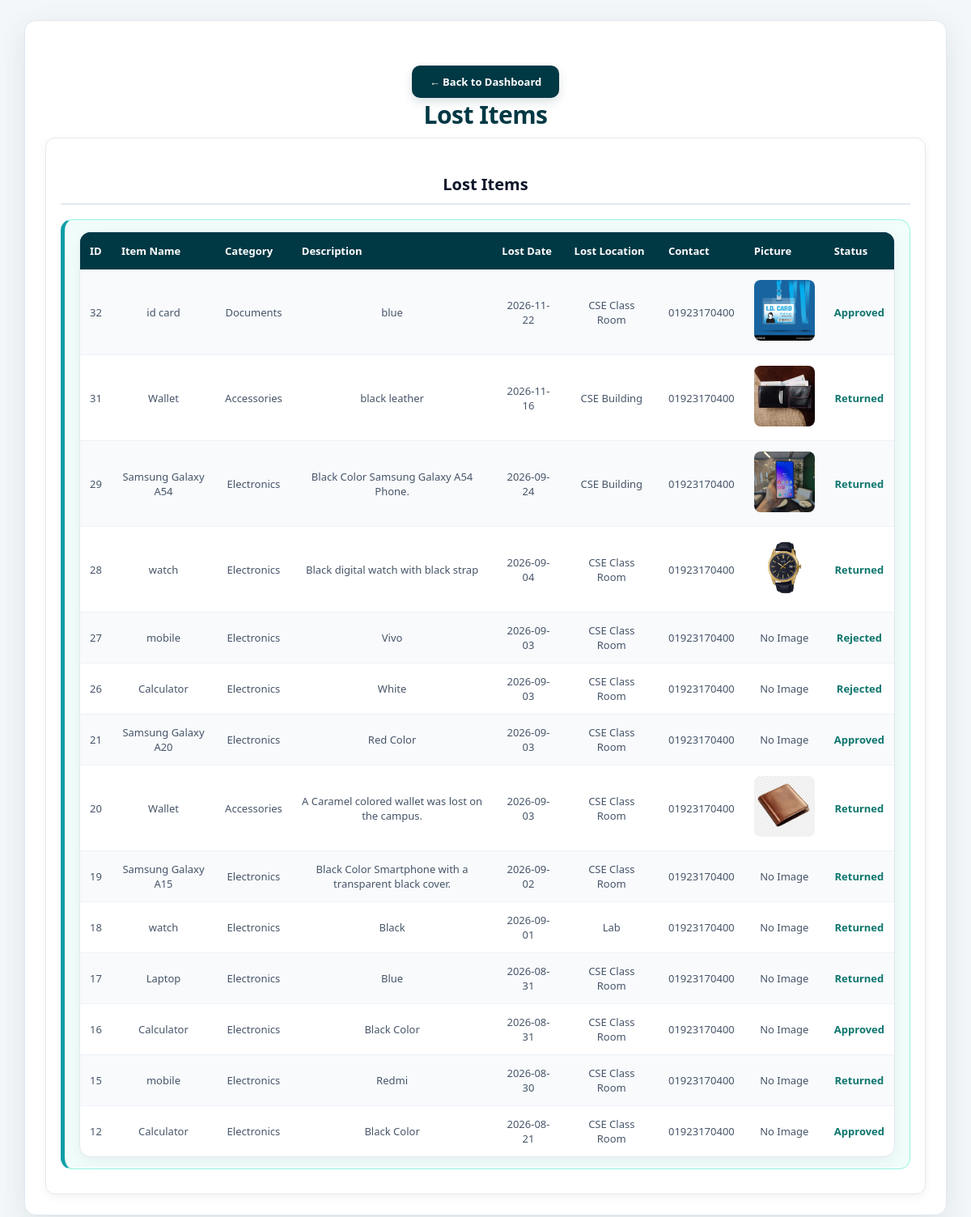
The app's page /view-items.php?type=lost (signed in) with its own data.
### tables this page shows
CREATE TABLE lost_items (
    lost_id INTEGER PRIMARY KEY AUTOINCREMENT,
    user_id INT NOT NULL REFERENCES users(user_id) ON DELETE CASCADE,
    item_name VARCHAR(100) NOT NULL,
    category VARCHAR(50) NOT NULL,
    lost_date DATE NOT NULL,
    lost_location VARCHAR(150) NOT NULL,
    contact_information VARCHAR(100) NOT NULL,
    secret_information VARCHAR(255) NOT NULL,
    status VARCHAR(20) NOT NULL DEFAULT 'Pending',
    created_at DATETIME DEFAULT CURRENT_TIMESTAMP,
    description TEXT,
    item_image VARCHAR(255) DEFAULT NULL
);

### db.php (called while the page is built, shortened)
<?php
function isLocalRequest(): bool
{
    $host = strtolower($_SERVER['HTTP_HOST'] ?? '');
    $host = explode(':', $host)[0];
    return in_array($host, ['localhost', '127.0.0.1', '::1'], true);
}
class PdoAdapterResult
{
    private array $rows;
    private int $cursor = 0;
    public int $num_rows = 0;
    public function __construct(array $rows)
    {
        $this->rows = $rows;
        $this->num_rows = count($rows);
    }
    public function fetch_assoc(): ?array
    {
        if ($this->cursor < $this->num_rows) {
            return $this->rows[$this->cursor++];
        }
        return null;
    }
}
class PdoAdapterConnection
{
    private PDO $pdo;
    public function __construct(PDO $pdo)
    {
        $this->pdo = $pdo;
    }
    private function sanitizeSql(string $sql): string
    {
        return str_replace('`', '', $sql);
    }
    public function query(string $sql): PdoAdapterResult|bool
    {
        try {
            $cleanSql = $this->sanitizeSql($sql);
            $stmt = $this->pdo->query($cleanSql);
            if ($stmt && $stmt->columnCount() > 0) {
                return new PdoAdapterResult($stmt->fetchAll(PDO::FETCH_ASSOC));
            }
            return true;
        } catch (PDOException $e) {
            $this->error = $e->getMessage();
            error_log("PDO query error: " . $e->getMessage());
            return false;
        }
    }
}
$dbConfig = require __DIR__ . '/config.php';
$driver = getenv('DB_DRIVER') ?: ($dbConfig['driver'] ?? 'auto');
$sqliteFile = $dbConfig['sqlite']['path'] ?? (__DIR__ . '/campus_lost_found.db');
if ($driver === 'auto') {
    $driver = (!isLocalRequest() || !file_exists($sqliteFile)) ? 'supabase' : 'sqlite';
}
if ($driver === 'sqlite') {
    try {
        $pdo = new PDO("sqlite:" . $sqliteFile, null, null, [
            PDO::ATTR_ERRMODE => PDO::ERRMODE_EXCEPTION,
            PDO::ATTR_DEFAULT_FETCH_MODE => PDO::FETCH_ASSOC,
        ]);
        $conn = new PdoAdapterConnection($pdo);
    } catch (PDOException $e) {
        error_log("SQLite connection failed: " . $e->getMessage() . " - falling back to Supabase");
        $driver = 'supabase';
    }
}

### view-items.php (the view, shortened to what this page needs)
<?php
include "db.php";
$type = $_GET['type'] ?? 'all';
$lost_result = null;
if ($type === 'lost' || $type === 'all') {
    $lost_sql = "
        SELECT *
        FROM lost_items
        ORDER BY lost_id DESC
    ";
    $lost_result = $conn->query($lost_sql);
}
?>
<!DOCTYPE html>
<html lang="en">
<head>
<link rel="stylesheet" href="css/style.css">
</head>
<body>
<div class="container">
<a href="dashboard.php" class="back-button">
    &#8592; Back to Dashboard
</a>
<h1 class="page-title">
<?php
if ($type === 'lost') {
    echo "Lost Items";
} elseif ($type === 'found') {
    echo "Found Items";
} else {
    echo "View All Items";
}
?>
</h1>
<div class="items-grid <?php echo ($type !== 'all') ? 'single-section' : ''; ?>">
<?php if ($type === 'lost' || $type === 'all'): ?>
<div class="section-card">
<h2 class="section-title">Lost Items</h2>
<div class="table-wrapper">
<table class="items-table">
<tr>
    <th>ID</th>
    <th>Item Name</th>
    <th>Category</th>
    <th>Description</th>
    <th>Lost Date</th>
    <th>Lost Location</th>
    <th>Contact</th>
    <th>Picture</th>
    <th>Status</th>
</tr>
<?php
if ($lost_result && $lost_result->num_rows > 0) {
    while ($row = $lost_result->fetch_assoc()) {
        $lost_id = (int)$row['lost_id'];
        echo "<tr
            class='clickable-row'
            onclick=\"window.location='item-details.php?id=$lost_id&type=lost&from=items'\"
        >";
        echo "<td>" .
            htmlspecialchars($row['lost_id']) .
            "</td>";
        echo "<td>" .
            htmlspecialchars($row['item_name']) .
            "</td>";
        echo "<td>" .
            htmlspecialchars($row['category']) .
            "</td>";
        echo "<td>" .
            htmlspecialchars($row['description']) .
            "</td>";
        echo "<td>" .
            htmlspecialchars($row['lost_date']) .
            "</td>";
        echo "<td>" .
            htmlspecialchars($row['lost_location']) .
            "</td>";
        echo "<td>" .
            htmlspecialchars($row['contact_information']) .
            "</td>";
        echo "<td>";
        if (
            !empty($row['item_image']) &&
            file_exists($row['item_image'])
        ) {
            echo "<img
                src='" . htmlspecialchars($row['item_image']) . "'
                class='item-picture'
                onclick='event.stopPropagation(); showImage(this.src);'
                alt='Item Picture'
            >";
        } else {
            echo "No Image";
        }
        echo "</td>";
        echo "<td>" .
            htmlspecialchars($row['status']) .
            "</td>";
        echo "</tr>";
    }
} else {
    echo "<tr>
        <td colspan='9'>No Lost Items Found</td>
    </tr>";
}
?>
</table>
</div>
</div>
<?php endif; ?>
</div>
</div>
</body>
</html>

### css/style.css (style rules this page uses)
.container { width: 90%; max-width: 420px; margin: 60px auto; padding: 35px 32px; background: #ffffff; border-radius: 20px; border: 1px solid #e2e8f0; box-shadow: 0 15px 40px rgba(15, 23, 42, 0.10); text-align: center; }
.container h1 { margin: 0 0 28px; color: #003844; font-size: 28px; font-weight: 800; letter-spacing: -0.5px; }
.container a { display: inline-block; color: #0f8f9a; font-size: 14px; font-weight: 700; text-decoration: none; transition: all 0.2s ease; }
.container { width: 92%; max-width: 1200px; margin: 40px auto; padding: 35px; background: #ffffff; border-radius: 20px; box-shadow: 0 10px 35px rgba(0, 56, 68, 0.10); box-sizing: border-box; }
.container > h1 { text-align: center; color: #003844; font-size: 30px; font-weight: 800; margin-bottom: 35px; letter-spacing: -0.5px; }
.container table { width: 100%; border-collapse: separate; border-spacing: 0; background: #ffffff; border: 1px solid #e2e8f0; border-radius: 14px; overflow: hidden; box-shadow: 0 5px 18px rgba(15, 23, 42, 0.05); }
.container table tr:first-child { background: #003844; }
.container table th { padding: 14px 12px; color: #ffffff; font-size: 13px; font-weight: 700; text-align: left; white-space: nowrap; border: none; }
.container table td { padding: 13px 12px; color: #475569; font-size: 13px; font-weight: 500; border: none; border-bottom: 1px solid #eef2f7; vertical-align: middle; }
.container table tr:nth-child(even):not(:first-child) { background: #f8fafc; }
.container table tr:last-child td { border-bottom: none; }
.container table td:last-child { font-weight: 700; }
.container table td:last-child { color: #0f766e; }
.container > a { display: block; width: fit-content; margin: 30px auto 0; padding: 11px 22px; background: #003844; color: #ffffff; text-decoration: none; border-radius: 10px; font-size: 13px; font-weight: 700; transition: all 0.25s ease; box-shadow: 0 5px 12px rgba(0, 56, 68, 0.15); }
body { background: #f1f5f9; font-family: "Segoe UI", Arial, sans-serif; color: #1e293b; }
.container { width: 92%; max-width: 1100px; margin: 45px auto; background: #ffffff; padding: 35px; border-radius: 20px; box-shadow: 0 10px 35px rgba(0, 56, 68, 0.10); border: 1px solid #e2e8f0; }
.container h1 { margin: 0 0 8px; color: #003844; font-size: 30px; font-weight: 800; letter-spacing: -0.5px; }
.container h2 { margin-top: 25px; margin-bottom: 18px; color: #0f172a; font-size: 20px; font-weight: 750; padding-bottom: 10px; border-bottom: 2px solid #e2e8f0; }
.container h2 + div { background: #f0fdfa; border: 1px solid #99f6e4; border-left: 5px solid #0f9fa8; border-radius: 14px; padding: 14px 18px; margin-bottom: 12px; transition: 0.2s ease; }

### view-items.php (style rules this page uses)
* { box-sizing: border-box; }
body { margin: 0; background: #f4f7f9; }
.container { width: 95%; max-width: 1600px; margin: 25px auto; padding: 25px; background: #ffffff; border-radius: 14px; }
.back-button { display: inline-flex; align-items: center; gap: 8px; text-decoration: none; background: #003844; color: white; padding: 10px 18px; border-radius: 8px; font-size: 14px; font-weight: 600; margin-bottom: 22px; transition: 0.3s; }
.page-title { color: #003844; font-size: 28px; margin: 0 0 25px; }
.items-grid { display: grid; grid-template-columns: repeat(2, minmax(0, 1fr)); gap: 22px; align-items: start; }
.section-card { min-width: 0; background: #ffffff; border: 1px solid #e5e9ed; border-radius: 12px; padding: 18px; box-shadow: 0 3px 12px rgba(0,0,0,0.05); }
.items-grid.single-section { grid-template-columns: minmax(0, 1fr); }
.items-grid.single-section .section-card { width: 100%; max-width: 100%; }
.section-title { color: #003844; font-size: 21px; margin: 0 0 16px; padding-bottom: 12px; border-bottom: 2px solid #0fa4af; }
.table-wrapper { width: 100%; overflow-x: auto; }
.items-table { width: 100%; border-collapse: collapse; font-size: 13px; background: white; }
.items-table th { background: #003844; color: white; padding: 12px 10px; text-align: left; white-space: nowrap; }
.items-table td { padding: 11px 10px; border-bottom: 1px solid #e8edf0; color: #334155; vertical-align: middle; }
.clickable-row { cursor: pointer; }
.item-picture { width: 75px; height: 75px; object-fit: cover; border-radius: 8px; cursor: pointer; }

### records on screen
lost_items: lost_id "32", item_name "id card", category "Documents", description "blue", lost_date "2026-11-22", lost_location "CSE Class Room", contact_information "01923170400", item_image (picture), status "Approved"
lost_items: lost_id "31", item_name "Wallet", category "Accessories", description "black leather", lost_date "2026-11-16", lost_location "CSE Building", contact_information "01923170400", item_image (picture), status "Returned"
lost_items: lost_id "29", item_name "Samsung Galaxy A54", category "Electronics", description "Black Color Samsung Galaxy A54 Phone.", lost_date "2026-09-24", lost_location "CSE Building", contact_information "01923170400", item_image (picture), status "Returned"
lost_items: lost_id "28", item_name "watch", category "Electronics", description "Black digital watch with black strap", lost_date "2026-09-04", lost_location "CSE Class Room", contact_information "01923170400", item_image (picture), status "Returned"
lost_items: lost_id "27", item_name "mobile", category "Electronics", description "Vivo", lost_date "2026-09-03", lost_location "CSE Class Room", contact_information "01923170400", shows "No Image", status "Rejected"
lost_items: lost_id "26", item_name "Calculator", category "Electronics", description "White", lost_date "2026-09-03", lost_location "CSE Class Room", contact_information "01923170400", shows "No Image", status "Rejected"
lost_items: lost_id "21", item_name "Samsung Galaxy A20", category "Electronics", description "Red Color", lost_date "2026-09-03", lost_location "CSE Class Room", contact_information "01923170400", shows "No Image", status "Approved"
lost_items: lost_id "20", item_name "Wallet", category "Accessories", description "A Caramel colored wallet was lost on the campus.", lost_date "2026-09-03", lost_location "CSE Class Room", contact_information "01923170400", item_image (picture), status "Returned"
lost_items: lost_id "19", item_name "Samsung Galaxy A15", category "Electronics", description "Black Color Smartphone with a transparent black cover.", lost_date "2026-09-02", lost_location "CSE Class Room", contact_information "01923170400", shows "No Image", status "Returned"
lost_items: lost_id "18", item_name "watch", category "Electronics", description "Black", lost_date "2026-09-01", lost_location "Lab", contact_information "01923170400", shows "No Image", status "Returned"
lost_items: lost_id "17", item_name "Laptop", category "Electronics", description "Blue", lost_date "2026-08-31", lost_location "CSE Class Room", contact_information "01923170400", shows "No Image", status "Returned"
lost_items: lost_id "16", item_name "Calculator", category "Electronics", description "Black Color", lost_date "2026-08-31", lost_location "CSE Class Room", contact_information "01923170400", shows "No Image", status "Approved"
lost_items: lost_id "15", item_name "mobile", category "Electronics", description "Redmi", lost_date "2026-08-30", lost_location "CSE Class Room", contact_information "01923170400", shows "No Image", status "Returned"
lost_items: lost_id "12", item_name "Calculator", category "Electronics", description "Black Color", lost_date "2026-08-21", lost_location "CSE Class Room", contact_information "01923170400", shows "No Image", status "Approved"
